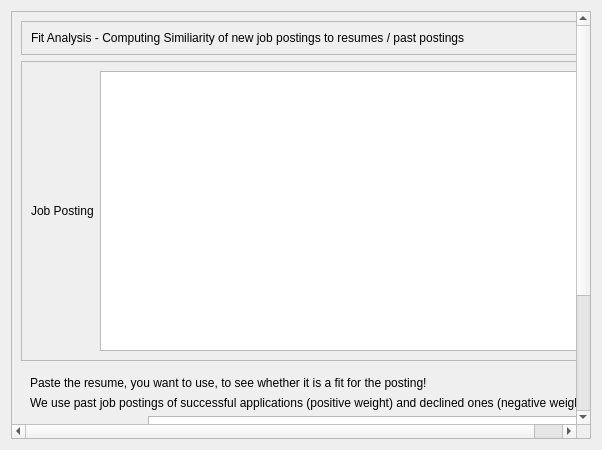
<?xml version="1.0" encoding="UTF-8"?>
<ui version="4.0">
 <class>Form</class>
 <widget class="QWidget" name="Form">
  <property name="geometry">
   <rect>
    <x>0</x>
    <y>0</y>
    <width>602</width>
    <height>450</height>
   </rect>
  </property>
  <property name="windowTitle">
   <string>Form</string>
  </property>
  <layout class="QVBoxLayout" name="verticalLayout">
   <item>
    <widget class="QScrollArea" name="scrollArea">
     <property name="widgetResizable">
      <bool>true</bool>
     </property>
     <widget class="QWidget" name="scrollAreaWidgetContents_2">
      <property name="geometry">
       <rect>
        <x>0</x>
        <y>0</y>
        <width>565</width>
        <height>587</height>
       </rect>
      </property>
      <layout class="QVBoxLayout" name="verticalLayout_4">
       <item>
        <widget class="QFrame" name="frame_2">
         <property name="frameShape">
          <enum>QFrame::StyledPanel</enum>
         </property>
         <property name="frameShadow">
          <enum>QFrame::Raised</enum>
         </property>
         <layout class="QVBoxLayout" name="verticalLayout_3">
          <item>
           <widget class="QLabel" name="label_4">
            <property name="text">
             <string>Fit Analysis - Computing Similiarity of new job postings to resumes / past postings</string>
            </property>
           </widget>
          </item>
         </layout>
        </widget>
       </item>
       <item>
        <widget class="QFrame" name="frame_5">
         <property name="sizePolicy">
          <sizepolicy hsizetype="Preferred" vsizetype="Preferred">
           <horstretch>0</horstretch>
           <verstretch>0</verstretch>
          </sizepolicy>
         </property>
         <property name="minimumSize">
          <size>
           <width>0</width>
           <height>300</height>
          </size>
         </property>
         <property name="frameShape">
          <enum>QFrame::StyledPanel</enum>
         </property>
         <property name="frameShadow">
          <enum>QFrame::Raised</enum>
         </property>
         <layout class="QGridLayout" name="gridLayout_3">
          <item row="1" column="0">
           <widget class="QLabel" name="label_7">
            <property name="text">
             <string>Job Posting</string>
            </property>
           </widget>
          </item>
          <item row="1" column="1">
           <widget class="QTextEdit" name="textEdit_4"/>
          </item>
         </layout>
        </widget>
       </item>
       <item>
        <widget class="QWidget" name="widget" native="true">
         <layout class="QGridLayout" name="gridLayout">
          <item row="3" column="1">
           <widget class="QTextEdit" name="textEdit_2"/>
          </item>
          <item row="3" column="0">
           <widget class="QLabel" name="label_2">
            <property name="text">
             <string>Current Resume</string>
            </property>
           </widget>
          </item>
          <item row="7" column="0">
           <widget class="QPushButton" name="pushButton">
            <property name="text">
             <string>Compute Similiarity</string>
            </property>
           </widget>
          </item>
          <item row="7" column="1">
           <widget class="QLineEdit" name="lineEdit">
            <property name="text">
             <string>&lt;Match-Score&gt;</string>
            </property>
           </widget>
          </item>
          <item row="1" column="0" colspan="2">
           <widget class="QLabel" name="label_6">
            <property name="text">
             <string>Paste the resume, you want to use, to see whether it is a fit for the posting!</string>
            </property>
           </widget>
          </item>
          <item row="2" column="0" colspan="2">
           <widget class="QLabel" name="label">
            <property name="text">
             <string>We use past job postings of successful applications (positive weight) and declined ones (negative weight)</string>
            </property>
           </widget>
          </item>
         </layout>
        </widget>
       </item>
       <item>
        <widget class="QFrame" name="frame_3">
         <property name="frameShape">
          <enum>QFrame::StyledPanel</enum>
         </property>
         <property name="frameShadow">
          <enum>QFrame::Raised</enum>
         </property>
         <layout class="QVBoxLayout" name="verticalLayout_2">
          <item>
           <widget class="QLabel" name="label_3">
            <property name="text">
             <string>See the Match-Score compared to your past successfull / declined Applications!</string>
            </property>
           </widget>
          </item>
          <item>
           <widget class="QLineEdit" name="lineEdit_2">
            <property name="text">
             <string>&lt;Match-Score&gt;</string>
            </property>
           </widget>
          </item>
         </layout>
        </widget>
       </item>
      </layout>
     </widget>
    </widget>
   </item>
  </layout>
 </widget>
 <resources/>
 <connections/>
</ui>
